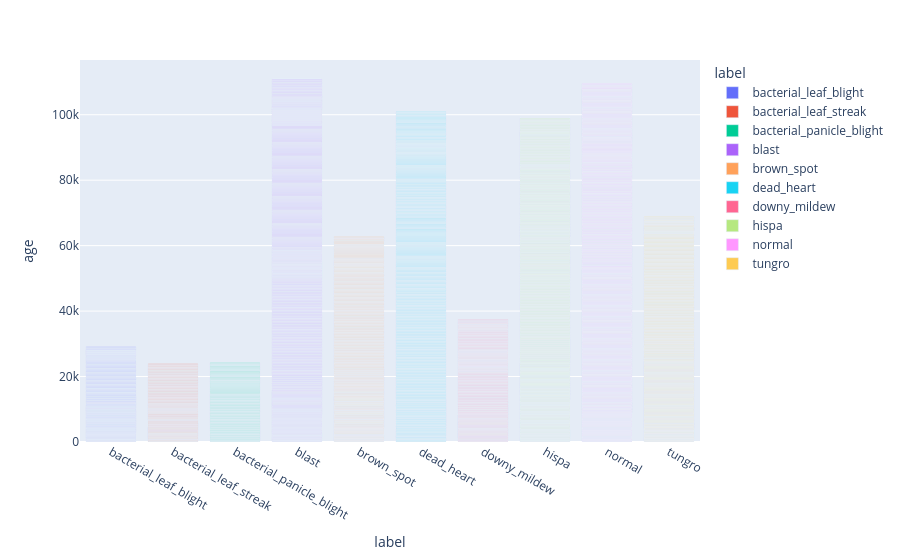

Notebook source saved alongside this figure:
### Code cell
fig=px.bar(train_df, x='label', y='age', color='label')
fig.show()

### Figure 1 — Plotly figure (JSON) as saved in the notebook; plotly's stock layout.template omitted (floating-point values rounded to 4 significant figures; data arrays with more than 128 entries replaced by an {"elided": "..."} marker saying what was removed)
{"data": [{"hovertemplate": "label=%{x}<br>age=%{y}<extra></extra>", "legendgroup": "bacterial_leaf_blight", "marker": {"color": "#636efa", "pattern": {"shape": ""}}, "name": "bacterial_leaf_blight", "orientation": "v", "showlegend": true, "textposition": "auto", "type": "bar", "x": {"elided": "479 str values"}, "xaxis": "x", "y": {"elided": "479 int values"}, "yaxis": "y"}, {"hovertemplate": "label=%{x}<br>age=%{y}<extra></extra>", "legendgroup": "bacterial_leaf_streak", "marker": {"color": "#EF553B", "pattern": {"shape": ""}}, "name": "bacterial_leaf_streak", "orientation": "v", "showlegend": true, "textposition": "auto", "type": "bar", "x": {"elided": "380 str values"}, "xaxis": "x", "y": {"elided": "380 int values"}, "yaxis": "y"}, {"hovertemplate": "label=%{x}<br>age=%{y}<extra></extra>", "legendgroup": "bacterial_panicle_blight", "marker": {"color": "#00cc96", "pattern": {"shape": ""}}, "name": "bacterial_panicle_blight", "orientation": "v", "showlegend": true, "textposition": "auto", "type": "bar", "x": {"elided": "337 str values"}, "xaxis": "x", "y": {"elided": "337 int values"}, "yaxis": "y"}, {"hovertemplate": "label=%{x}<br>age=%{y}<extra></extra>", "legendgroup": "blast", "marker": {"color": "#ab63fa", "pattern": {"shape": ""}}, "name": "blast", "orientation": "v", "showlegend": true, "textposition": "auto", "type": "bar", "x": {"elided": "1738 str values"}, "xaxis": "x", "y": {"elided": "1738 int values"}, "yaxis": "y"}, {"hovertemplate": "label=%{x}<br>age=%{y}<extra></extra>", "legendgroup": "brown_spot", "marker": {"color": "#FFA15A", "pattern": {"shape": ""}}, "name": "brown_spot", "orientation": "v", "showlegend": true, "textposition": "auto", "type": "bar", "x": {"elided": "965 str values"}, "xaxis": "x", "y": {"elided": "965 int values"}, "yaxis": "y"}, {"hovertemplate": "label=%{x}<br>age=%{y}<extra></extra>", "legendgroup": "dead_heart", "marker": {"color": "#19d3f3", "pattern": {"shape": ""}}, "name": "dead_heart", "orientation": "v", "showlegend": true, "textposition": "auto", "type": "bar", "x": {"elided": "1442 str values"}, "xaxis": "x", "y": {"elided": "1442 int values"}, "yaxis": "y"}, {"hovertemplate": "label=%{x}<br>age=%{y}<extra></extra>", "legendgroup": "downy_mildew", "marker": {"color": "#FF6692", "pattern": {"shape": ""}}, "name": "downy_mildew", "orientation": "v", "showlegend": true, "textposition": "auto", "type": "bar", "x": {"elided": "620 str values"}, "xaxis": "x", "y": {"elided": "620 int values"}, "yaxis": "y"}, {"hovertemplate": "label=%{x}<br>age=%{y}<extra></extra>", "legendgroup": "hispa", "marker": {"color": "#B6E880", "pattern": {"shape": ""}}, "name": "hispa", "orientation": "v", "showlegend": true, "textposition": "auto", "type": "bar", "x": {"elided": "1594 str values"}, "xaxis": "x", "y": {"elided": "1594 int values"}, "yaxis": "y"}, {"hovertemplate": "label=%{x}<br>age=%{y}<extra></extra>", "legendgroup": "normal", "marker": {"color": "#FF97FF", "pattern": {"shape": ""}}, "name": "normal", "orientation": "v", "showlegend": true, "textposition": "auto", "type": "bar", "x": {"elided": "1764 str values"}, "xaxis": "x", "y": {"elided": "1764 int values"}, "yaxis": "y"}, {"hovertemplate": "label=%{x}<br>age=%{y}<extra></extra>", "legendgroup": "tungro", "marker": {"color": "#FECB52", "pattern": {"shape": ""}}, "name": "tungro", "orientation": "v", "showlegend": true, "textposition": "auto", "type": "bar", "x": {"elided": "1088 str values"}, "xaxis": "x", "y": {"elided": "1088 int values"}, "yaxis": "y"}], "layout": {"barmode": "relative", "legend": {"title": {"text": "label"}, "tracegroupgap": 0}, "margin": {"t": 60}, "xaxis": {"anchor": "y", "categoryarray": ["bacterial_leaf_blight", "bacterial_leaf_streak", "bacterial_panicle_blight", "blast", "brown_spot", "dead_heart", "downy_mildew", "hispa", "normal", "tungro"], "categoryorder": "array", "domain": [0, 1], "title": {"text": "label"}}, "yaxis": {"anchor": "x", "domain": [0, 1], "title": {"text": "age"}}}}
